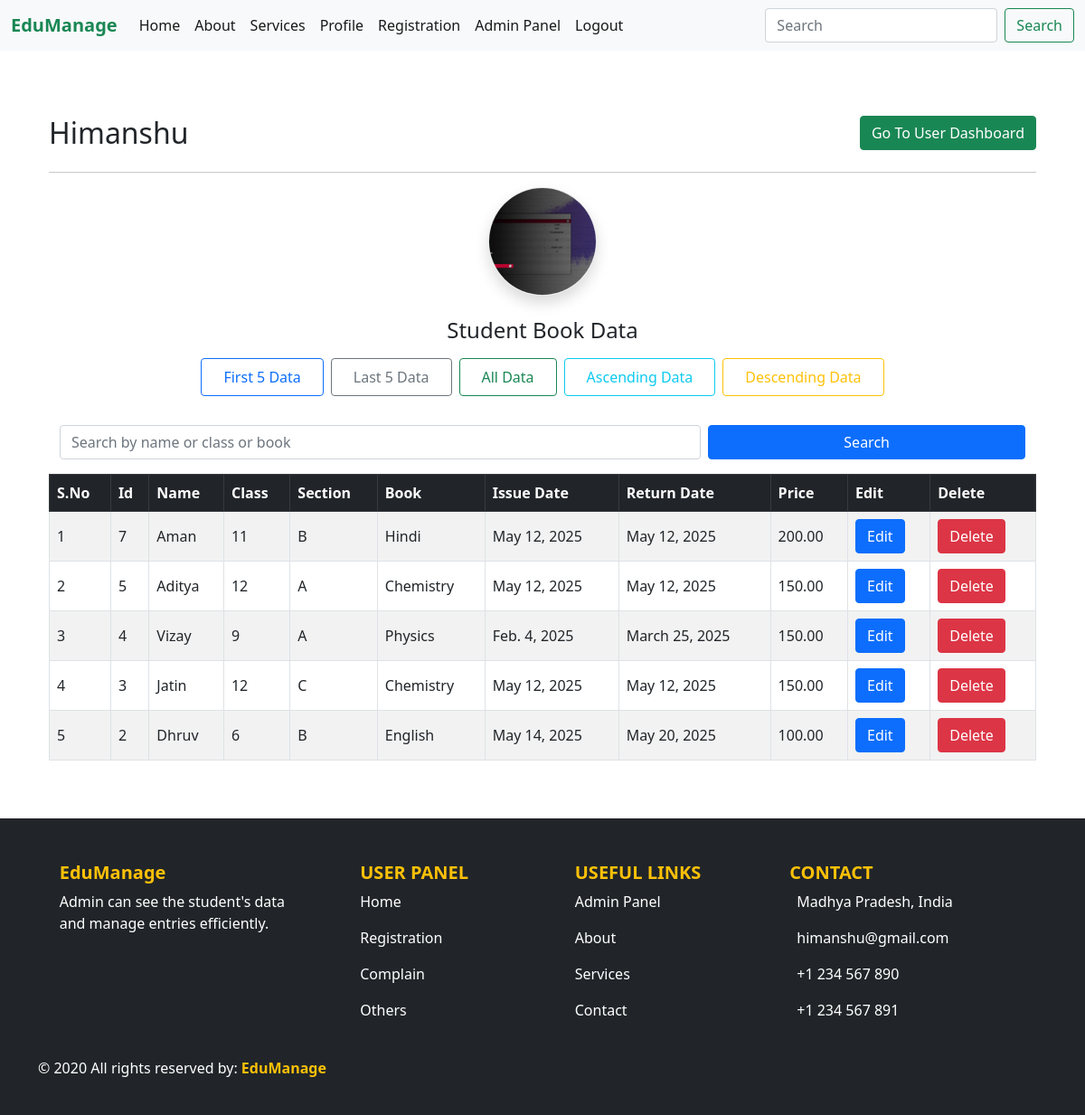
The page /last1/19/ on the database its author committed.
### app/models.py (models this page shows, shortened)
class Students(models.Model):
    stuname = models.CharField(max_length=50)
    stuemail = models.EmailField()
    studetails = models.CharField(max_length=300)
    stuphone = models.BigIntegerField()
    studob = models.DateField()
    stuedu = models.CharField(max_length=50)
    stugender = models.CharField(max_length=50)
    stuimage = models.ImageField(upload_to='images/', blank=True, null=True)
    sturesume = models.FileField(upload_to='files/', blank=True, null=True)
    stupass = models.CharField(max_length=50)

class Book(models.Model):
    student_name = models.CharField(max_length=100)
    clas = models.IntegerField()
    section = models.CharField(max_length=1)
    book_title = models.CharField(max_length=100)
    issue_date = models.DateField()
    return_date = models.DateField(null=True, blank=True)
    price = models.DecimalField(max_digits=6, decimal_places=2)

### app/views.py (the view)
# urls.py: path('last1/<int:pk>/', views.last1, name='last1'),
def last1(request, pk):
    user = Students.objects.get(id=pk)
    data = Book.objects.order_by('-id')[:5]     # Last 5 books in descending order
    return render(request, 'profile.html', {'userdata': user, 'data': data})

### app/templates/profile.html (shortened to what this page needs)
{% extends "base.html" %}
{% load static %}
{% block content %}
{% if show_profile %}
<div class="container py-5">
  <div class="d-flex justify-content-between align-items-center mb-4">
    <h1 class="mb-0">User Dashboard</h1>
    <a href="{% url 'profile1' pk=userdata.id %}" class="btn btn-success">Go To Profile</a>
  </div>
  <div class="card shadow-sm border-0">
    <div class="card-body">
      <h2 class="mb-4">Welcome, <span class="text-primary">{{ userdata.name }}</span></h2>
      <div class="table-responsive">
        <table class="table table-bordered table-hover align-middle text-center">
          <thead class="table-light">
            <tr>
              <th>Email</th>
              <th>Phone</th>
              <th>DOB</th>
              <th>Gender</th>
              <th>Education</th>
              <th>Details</th>
              {% if userdata.image %}<th>Profile Picture</th>{% endif %}
              {% if userdata.resume %}<th>Resume</th>{% endif %}
            </tr>
          </thead>
          <tbody>
            <tr>
              <td>{{ userdata.email }}</td>
              <td>{{ userdata.phone }}</td>
              <td>{{ userdata.dob }}</td>
              <td>{{ userdata.gender }}</td>
              <td>{{ userdata.sub }}</td>
              <td>{{ userdata.des }}</td>
              {% if userdata.image %}
              <td>
                <img src="{{ userdata.image.url }}" alt="Profile" class="img-thumbnail rounded" style="max-width: 100px;">
              </td>
              {% endif %}
              {% if userdata.resume %}
              <td>
                <a href="{{ userdata.resume.url }}" class="btn btn-sm btn-outline-primary" target="_blank">Download</a>
              </td>
              {% endif %}
            </tr>
          </tbody>
        </table>
      </div>
    </div>
  </div>
</div>
{% else %}
<div class="container py-5">
  {% if userdata %}
  <div class="d-flex justify-content-between align-items-center mb-4">
    <h2 class="mb-0">
      <a href="{% url 'dashboard' pk=userdata.id %}" class="text-decoration-none text-dark">{{ userdata.stuname }}</a>
    </h2>
    <a href="{% url 'dashboard' pk=userdata.id %}" class="btn btn-success">Go To User Dashboard</a>
  </div>
  <hr>
<div class="text-center mb-4">
  {% if userdata.stuimage %}
    <a href="{% url 'dashboard' pk=userdata.id %}">
      <img src="{{ userdata.stuimage.url }}" alt="Profile Picture"
           class="rounded-circle border shadow"
           style="width: 120px; height: 120px; object-fit: cover;">
    </a>
  {% else %}
    <p class="text-muted">No profile image uploaded.</p>
  {% endif %}
</div>
  <div class="text-center mb-4">
    <h4 class="mb-3">Student Book Data</h4>
    <div class="d-grid gap-2 d-sm-flex justify-content-center flex-wrap">
      <a href="{% url 'first1' pk=userdata.id %}" class="btn btn-outline-primary px-4 py-2 mb-2">First 5 Data</a>
      <a href="{% url 'last1' pk=userdata.id %}" class="btn btn-outline-secondary px-4 py-2 mb-2">Last 5 Data</a>
      <a href="{% url 'all1' pk=userdata.id %}" class="btn btn-outline-success px-4 py-2 mb-2">All Data</a>
      <a href="{% url 'asc1' pk=userdata.id %}" class="btn btn-outline-info px-4 py-2 mb-2">Ascending Data</a>
      <a href="{% url 'desc1' pk=userdata.id %}" class="btn btn-outline-warning px-4 py-2 mb-2">Descending Data</a>
    </div>
  </div>
  <form method="post" action="{% url 'search' pk=userdata.id %}" class="container my-3">
    <div class="row g-2">
      <div class="col-md-8 col-sm-12">
        <input
          type="text"
          name="search"
          class="form-control"
          placeholder="Search by name or class or book"
          value="{{ pk|default:'' }}">
      </div>
      <div class="col-md-4 col-sm-12">
        <button type="submit" class="btn btn-primary w-100">Search</button>
      </div>
    </div>
  </form>
  <div class="table-responsive">
    {% include "table.html" %}
  </div>
  {% else %}
  <div class="alert alert-success text-center" role="alert">
    Please log in to view your profile.
  </div>
  {% endif %}
</div>
{% endif %}
{% endblock %}

### app/templates/table.html (shortened to what this page needs)
<div class="table-responsive">
  {% if userdata %}
{% if data %}
    <table class="table table-striped table-hover table-bordered align-middle">
      <thead class="table-dark">
        <tr>
          <th>S.No</th>
          <th>Id</th>
          <th>Name</th>
          <th>Class</th>
          <th>Section</th>
          <th>Book</th>
          <th>Issue Date</th>
          <th>Return Date</th>
          <th>Price</th>
          <th>Edit</th>
          <th>Delete</th>
        </tr>
      </thead>
      <tbody>
        {% for i in data %}
        <tr>
          <td>{{ forloop.counter }}</td>
          <td>{{ i.id }}</td>
          <td>{{ i.student_name }}</td>
          <td>{{ i.clas }}</td>
          <td>{{ i.section }}</td>
          <td>{{ i.book_title }}</td>
          <td>{{ i.issue_date }}</td>
          <td>{{ i.return_date }}</td>
          <td>{{ i.price }}</td>
          <td>
            <form method="get" action="{% url 'edit' pk1=userdata.id pk=i.id %}">
              <button type="submit" class="btn btn-primary">Edit</button>
            </form>
          </td>
          <td>
            <a href="{% url 'delete' pk1=userdata.id pk=i.id %}" class="btn btn-danger" onclick="return confirm('Are you sure you want to delete this book?');">Delete</a>
          </td>
        </tr>
        {% endfor %}
      </tbody>
    </table>
  {% else %}
    <div class="text-center text-muted">No records found.</div>
  {% endif %}
{% else %}
  <div class="text-center text-muted">User data not found.</div>
{% endif %}

### app/static/css/style.css (style rules this page uses)
body { display: flex; flex-direction: column; min-height: 100vh; }

### rows shown on the page
Students: stuname "Himanshu", stuimage (picture)
Book: id "7", student_name "Aman", clas "11", section "B", book_title "Hindi", issue_date "May 12, 2025", return_date "May 12, 2025", price "200.00"
Book: id "5", student_name "Aditya", clas "12", section "A", book_title "Chemistry", issue_date "May 12, 2025", return_date "May 12, 2025", price "150.00"
Book: id "4", student_name "Vizay", clas "9", section "A", book_title "Physics", issue_date "Feb. 4, 2025", return_date "March 25, 2025", price "150.00"
Book: id "3", student_name "Jatin", clas "12", section "C", book_title "Chemistry", issue_date "May 12, 2025", return_date "May 12, 2025", price "150.00"
Book: id "2", student_name "Dhruv", clas "6", section "B", book_title "English", issue_date "May 14, 2025", return_date "May 20, 2025", price "100.00"
